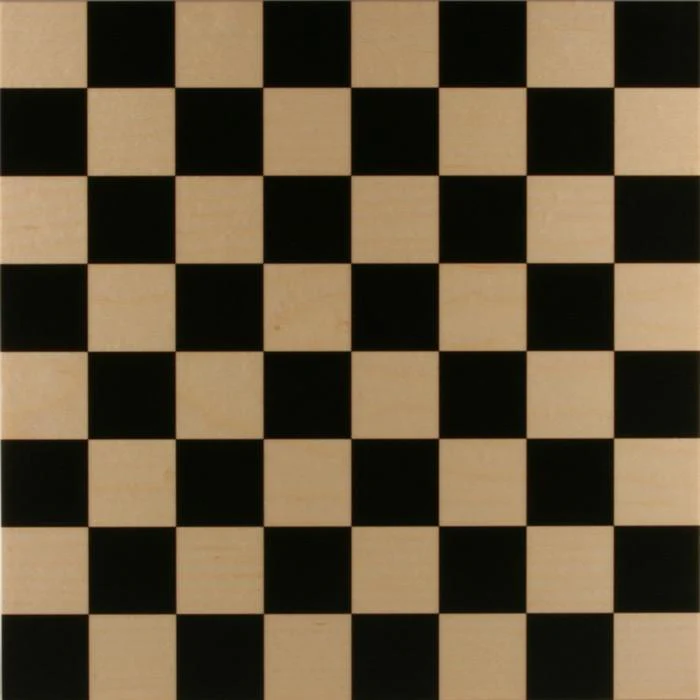
#> input picture Lab 6/Chess.png, 700 x 700 px
$ jupyter execute Lab6.ipynb   (shell and % lines are left out)
#> lines starting #> are read from the running program, lines starting #| are printed output that depends on the picture; after the words box and inside, x2 and y2 are one past the last pixel; in counts of white or black regions, pixels touching at a corner belong together
<h1 style="text-align:center;">LAB 6</h1>
<h1 style="text-align:center;">Harris Corner Detection</h1>
<h3 style="text-align:left; color:blue;">Student Name: Sara Hany Mohamed Abdelhady</h3>
<h3 style="text-align:left; color:blue;">Student ID: 2100357</h3>

<h2 style="text-align:left; color:black;">Introduction</h2>

Harris Corner Detector is a corner detection operator that is commonly used in computer vision algorithms to extract corners and infer features of an image. It was first introduced by Chris Harris and Mike Stephens in 1988 upon the improvement of Moravec’s corner detector. Compared to the previous one, Harris’ corner detector takes the differential of the corner score into account with reference to direction directly, instead of using shifting patches for every 45-degree angles, and has been proved to be more accurate in distinguishing between edges and corners. Since then, it has been improved and adopted in many algorithms to preprocess images for subsequent applications.

<h2 style="text-align:left; color:black;">Objective</h2>

In this lab, you'll apply Harris corner detection algorithm to detect the corners in an image.

<h2 style="text-align:left; color:black;">Instructions</h2>

[cell 1]
# Import the needed libraries
import cv2
import numpy as np
from matplotlib import pyplot as plt
import pylab
pylab.rcParams['figure.figsize'] = [10., 8.]

[cell 2]
# Read an image from disk
image = cv2.imread(filename="Chess.png", flags=cv2.IMREAD_GRAYSCALE)
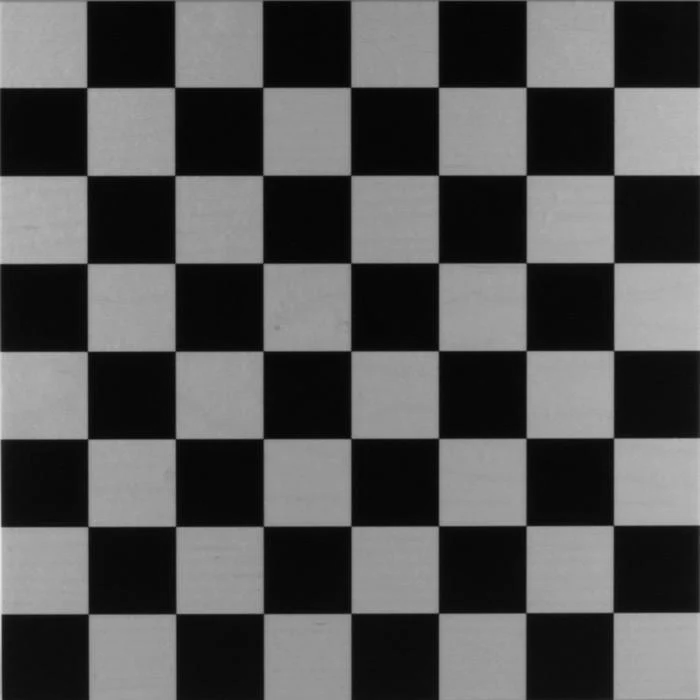
#> image: shape (700, 700); min 2, max 229, mean 84.1
plt.imshow(image, cmap="gray")

[cell 3]
# Apply Harris Corner Detection
float_image = np.float32(image)
# blockSize parameter: window size, ksize parameter:Gradient kernel size, Fourth parameter: k
corners = cv2.cornerHarris(float_image,blockSize=2,ksize=3,k=0.04)
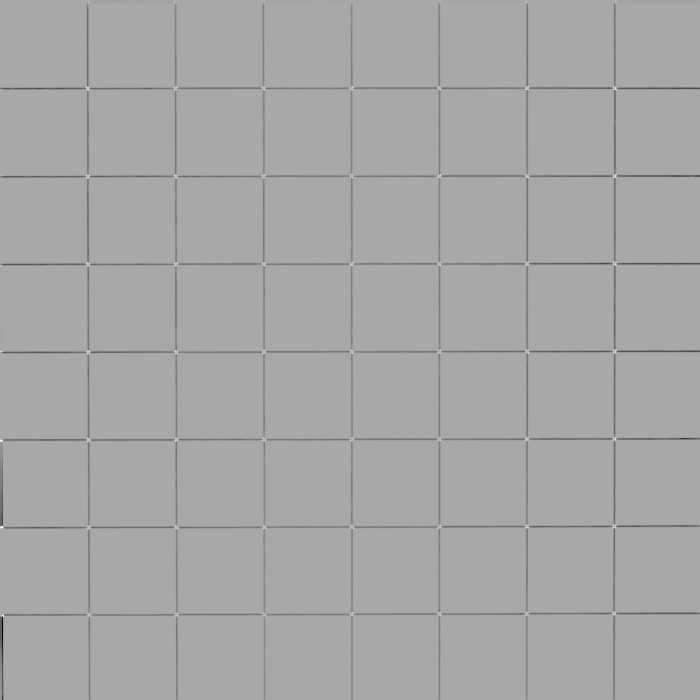
#> corners: shape (700, 700) float32; min -12002759, max 6159025, mean -122376.6; drawn with min black and max white

[cell 4]
# Threshold the corners
threshold, thresh_corners = cv2.threshold(src=corners, thresh=200, maxval=255, type=cv2.THRESH_BINARY)
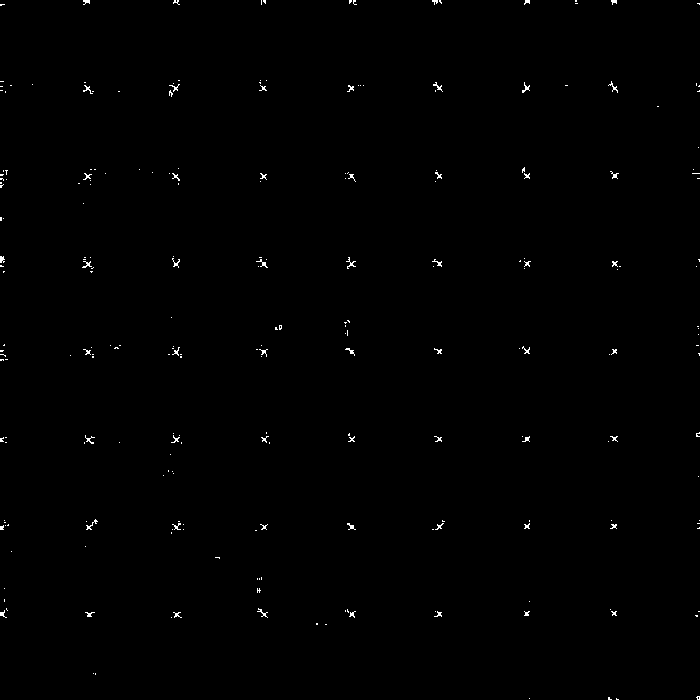
#> thresh_corners: shape (700, 700) float32; 0.39% white in thin lines or dots
plt.imshow(thresh_corners, cmap="gray")

[cell 5]
# Apply opening to improve the quality of detected corners
SE = np.ones(shape=(3,3),dtype=np.uint8)
opened_corners = cv2.morphologyEx(src=thresh_corners, op=cv2.MORPH_OPEN, kernel=SE, iterations=1)
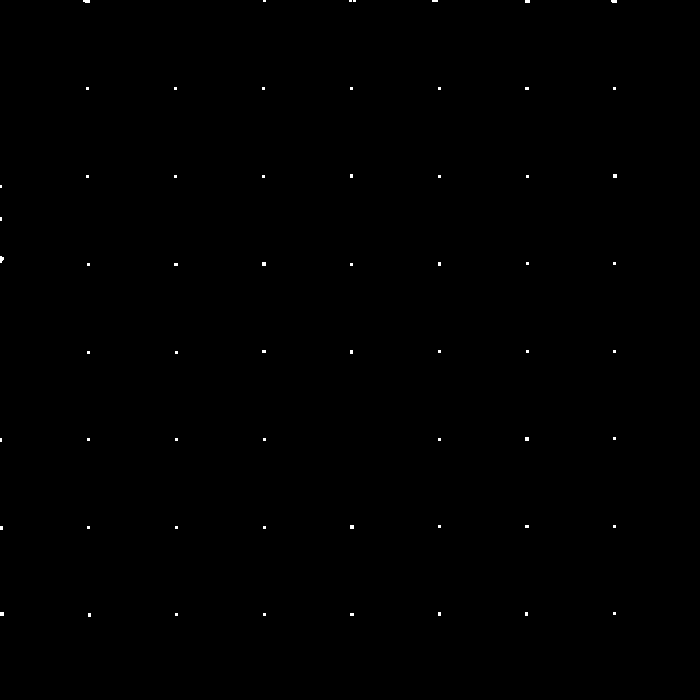
#> opened_corners: shape (700, 700) float32; 0.13% white; 61 white regions (60 under 20 px), largest, box (x1, y1, x2, y2) and area: (0, 256, 4, 263) 21
plt.imshow(opened_corners, cmap="gray")
